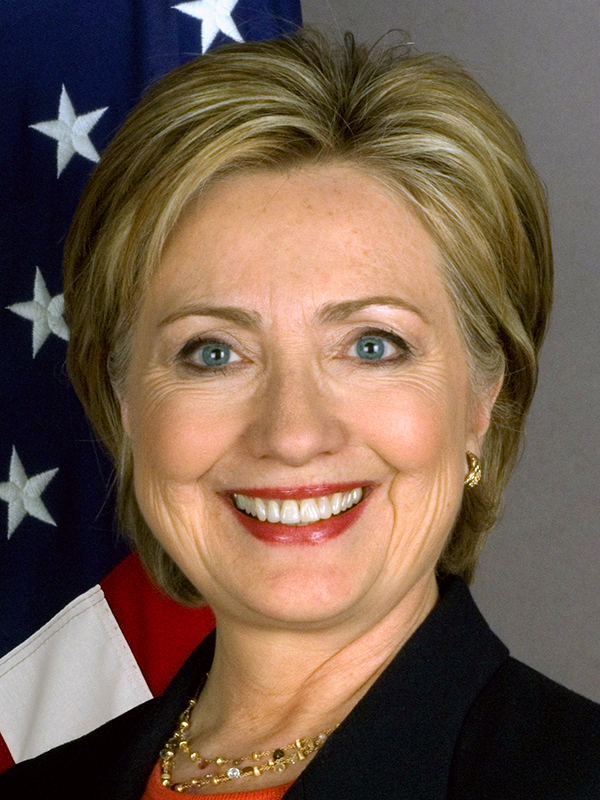
//> input picture example/hillary_clinton.jpg, 600 x 800 px
$ ./facemorph   (built with g++ and OpenCV 4)
//> lines starting //> are read from the running program, lines starting //| are printed output that depends on the picture
#include <opencv2/imgproc/imgproc.hpp>
#include <opencv2/highgui/highgui.hpp>
#include <iostream>
#include <fstream>
#include <iomanip>
#include <stdlib.h>

using namespace cv;
using namespace std;


// Read points stored in the text files
vector<Point2f> readPoints(string pointsFileName)
{
    vector<Point2f> points;
    ifstream ifs;
    if(pointsFileName=="hillary_clinton.jpg.txt") ifs.open("hillary_clinton.jpg.txt");
    if(pointsFileName=="ted_cruz.jpg.txt") ifs.open("ted_cruz.jpg.txt");
    float x, y;
    while(ifs >> x >> y)
    {
        points.push_back(Point2f(x,y));
    }

    return points;
}

// Apply affine transform calculated using srcTri and dstTri to src
void applyAffineTransform(Mat &warpImage, Mat &src, vector<Point2f> &srcTri, vector<Point2f> &dstTri)
{

    // Given a pair of triangles, find the affine transform.
    Mat warpMat = getAffineTransform( srcTri, dstTri );

    // Apply the Affine Transform just found to the src image
    warpAffine( src, warpImage, warpMat, warpImage.size(), INTER_LINEAR, BORDER_REFLECT_101);
}

// Warps and alpha blends triangular regions from img1 and img2 to img
void morphTriangle(Mat &img1, Mat &img2, Mat &img, vector<Point2f> &t1, vector<Point2f> &t2, vector<Point2f> &t, double alpha)
{

    // Find bounding rectangle for each triangle
    Rect r = boundingRect(t);
    Rect r1 = boundingRect(t1);
    Rect r2 = boundingRect(t2);

    // Offset points by left top corner of the respective rectangles
    vector<Point2f> t1Rect, t2Rect, tRect;
    vector<Point> tRectInt;
    for(int i = 0; i < 3; i++)
    {
        tRect.push_back( Point2f( t[i].x - r.x, t[i].y -  r.y) );
        tRectInt.push_back( Point(t[i].x - r.x, t[i].y - r.y) ); // for fillConvexPoly

        t1Rect.push_back( Point2f( t1[i].x - r1.x, t1[i].y -  r1.y) );
        t2Rect.push_back( Point2f( t2[i].x - r2.x, t2[i].y - r2.y) );
    }

    // Get mask by filling triangle
    Mat mask = Mat::zeros(r.height, r.width, CV_32FC3);
    fillConvexPoly(mask, tRectInt, Scalar(1.0, 1.0, 1.0), 16, 0);

    // Apply warpImage to small rectangular patches
    Mat img1Rect, img2Rect;
    img1(r1).copyTo(img1Rect);
    img2(r2).copyTo(img2Rect);

    Mat warpImage1 = Mat::zeros(r.height, r.width, img1Rect.type());
    Mat warpImage2 = Mat::zeros(r.height, r.width, img2Rect.type());

    applyAffineTransform(warpImage1, img1Rect, t1Rect, tRect);
    applyAffineTransform(warpImage2, img2Rect, t2Rect, tRect);

    // Alpha blend rectangular patches
    Mat imgRect = (1.0 - alpha) * warpImage1 + alpha * warpImage2;

    // Copy triangular region of the rectangular patch to the output image
    multiply(imgRect,mask, imgRect);
    multiply(img(r), Scalar(1.0,1.0,1.0) - mask, img(r));
    img(r) = img(r) + imgRect;


}

int main( int argc, char** argv)
{

    string filename1("hillary_clinton.jpg");
    string filename2("ted_cruz.jpg");

    //alpha controls the degree of morph
    double alpha = 0.5;

    //Read input images
    Mat img1 = imread(filename1);
//> img1 is the input picture: 800 rows x 600 cols, CV_8UC3; mean B, G, R 77, 93.4, 115.7
    Mat img2 = imread(filename2);
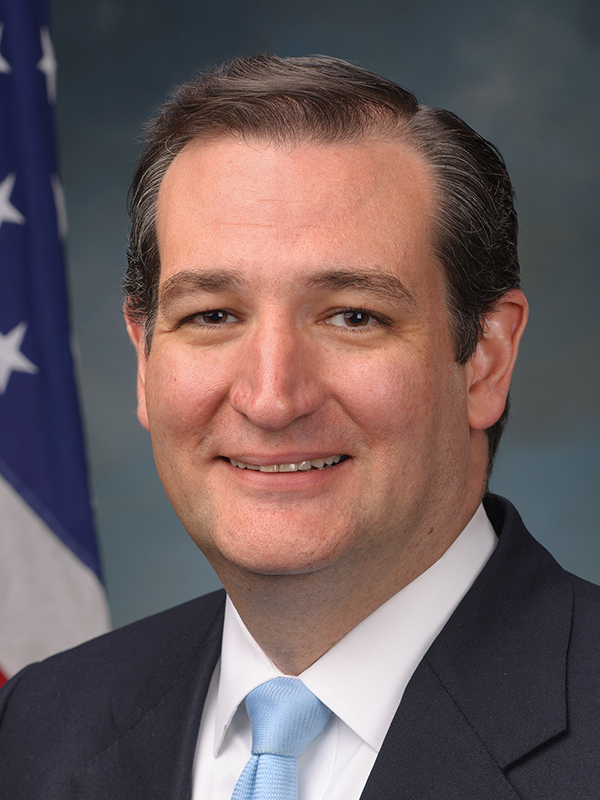
//> input picture example/ted_cruz.jpg, 600 x 800 px
//> img2 is the input picture: 800 rows x 600 cols, CV_8UC3; mean B, G, R 92.8, 92, 108.1

    //convert Mat to float data type
    img1.convertTo(img1, CV_32F);
//> img1: 800 rows x 600 cols, CV_32FC3
    img2.convertTo(img2, CV_32F);
//> img2: 800 rows x 600 cols, CV_32FC3


    //empty average image
    Mat imgMorph = Mat::zeros(img1.size(), CV_32FC3);


    //Read points
    vector<Point2f> points1 = readPoints("hillary_clinton.jpg.txt");
    vector<Point2f> points2 = readPoints("ted_cruz.jpg.txt");
    vector<Point2f> points;

    //compute weighted average point coordinates
    for(int i = 0; i < points1.size(); i++)
    {
        float x, y;
        x = (1 - alpha) * points1[i].x + alpha * points2[i].x;
        y =  ( 1 - alpha ) * points1[i].y + alpha * points2[i].y;

        points.push_back(Point2f(x,y));

    }


    //Read triangle indices
    ifstream ifs("tri.txt");
    int x,y,z;

    while(ifs >> x >> y >> z)
    {
        // Triangles
        vector<Point2f> t1, t2, t;

        // Triangle corners for image 1.
        t1.push_back( points1[x] );
        t1.push_back( points1[y] );
        t1.push_back( points1[z] );

        // Triangle corners for image 2.
        t2.push_back( points2[x] );
        t2.push_back( points2[y] );
        t2.push_back( points2[z] );

        // Triangle corners for morphed image.
        t.push_back( points[x] );
        t.push_back( points[y] );
        t.push_back( points[z] );

        morphTriangle(img1, img2, imgMorph, t1, t2, t, alpha);

    }
//> this loop made 149 passes
//> pass 1, in morphTriangle, `img1(r1).copyTo(img1Rect);`:
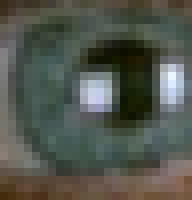
//> img1Rect: 25 rows x 24 cols, CV_32FC3 (shown 8 times larger); mean B, G, R 77.3, 86.2, 82.1
//> pass 2, in morphTriangle (call 2), `img1(r1).copyTo(img1Rect);`:
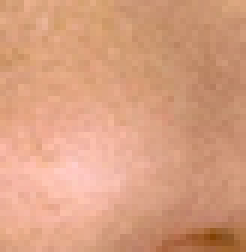
//> img1Rect: 42 rows x 41 cols, CV_32FC3 (shown 6 times larger); mean B, G, R 127.8, 158.5, 216.3
//> pass 2, in morphTriangle (call 2), `img2(r2).copyTo(img2Rect);`:
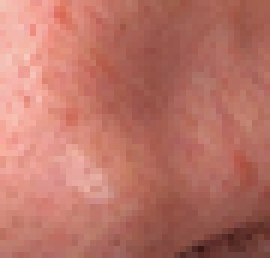
//> img2Rect: 43 rows x 45 cols, CV_32FC3 (shown 6 times larger); mean B, G, R 103, 115.1, 185.9
//> after the loop:
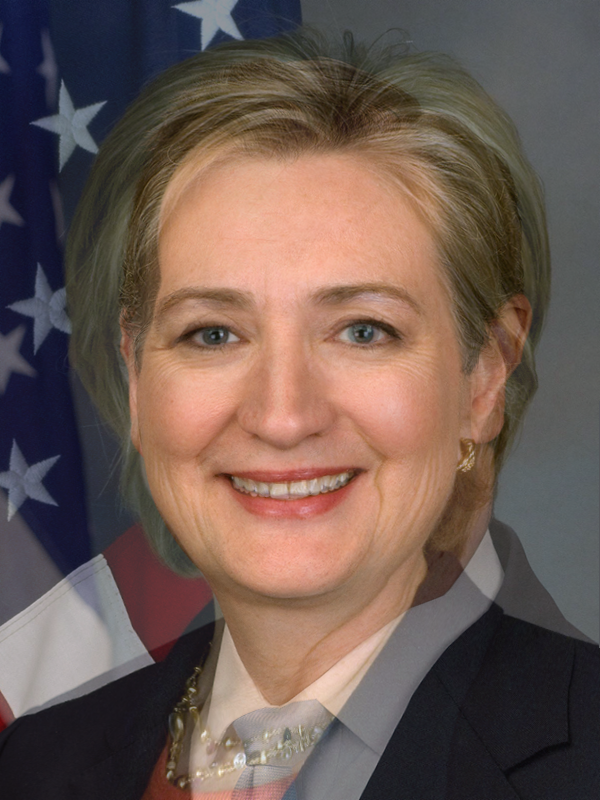
//> imgMorph: 800 rows x 600 cols, CV_32FC3; mean B, G, R 83.7, 91.6, 111

    // Display Result
    imshow("Morphed Face", imgMorph / 255.0);
    waitKey(0);

    return 0;
}
